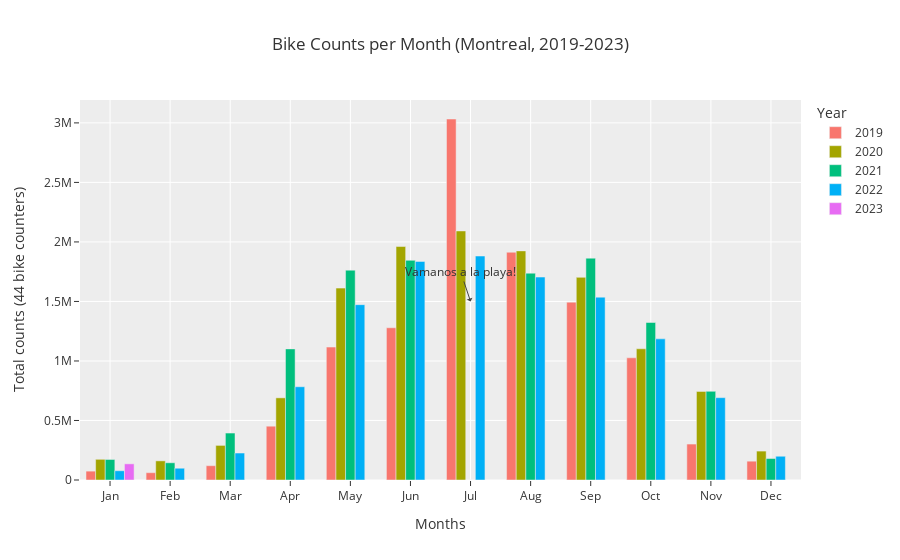

This figure's notebook cell:
### Code cell
fig = px.bar(df0, x='Month', y='Sum', color='Year',barmode='group',
             title="Bike Counts per Month (Montreal, 2019-2023)",
             template='ggplot2')
fig.update_layout(xaxis_title="Months", yaxis_title="Total counts (44 bike counters)")
fig.add_annotation(text="Vamanos a la playa!", x="Jul", y=1500000, arrowhead=1, showarrow=True)
fig.show()
fig.write_image('fig-barplot_bikes_per_month_2019-2023.png')

### Figure 1 — Plotly figure (JSON) as saved in the notebook; plotly's stock layout.template omitted (floating-point values rounded to 4 significant figures)
{"data": [{"alignmentgroup": "True", "hovertemplate": "Year=2019<br>Month=%{x}<br>Sum=%{y}<extra></extra>", "legendgroup": "2019", "marker": {"color": "#F8766D", "pattern": {"shape": ""}}, "name": "2019", "offsetgroup": "2019", "orientation": "v", "showlegend": true, "textposition": "auto", "type": "bar", "x": ["Jan", "Feb", "Mar", "Apr", "May", "Jun", "Jul", "Aug", "Sep", "Oct", "Nov", "Dec"], "xaxis": "x", "y": [74556, 61388, 120259, 451998, 1116698, 1278902, 3032760, 1913359, 1494151, 1026523, 301892, 158141], "yaxis": "y"}, {"alignmentgroup": "True", "hovertemplate": "Year=2020<br>Month=%{x}<br>Sum=%{y}<extra></extra>", "legendgroup": "2020", "marker": {"color": "#A3A500", "pattern": {"shape": ""}}, "name": "2020", "offsetgroup": "2020", "orientation": "v", "showlegend": true, "textposition": "auto", "type": "bar", "x": ["Jan", "Feb", "Mar", "Apr", "May", "Jun", "Jul", "Aug", "Sep", "Oct", "Nov", "Dec"], "xaxis": "x", "y": [173849, 160788, 290671, 690261, 1611964, 1961497, 2092364, 1924851, 1702479, 1102255, 744513, 242859], "yaxis": "y"}, {"alignmentgroup": "True", "hovertemplate": "Year=2021<br>Month=%{x}<br>Sum=%{y}<extra></extra>", "legendgroup": "2021", "marker": {"color": "#00BF7D", "pattern": {"shape": ""}}, "name": "2021", "offsetgroup": "2021", "orientation": "v", "showlegend": true, "textposition": "auto", "type": "bar", "x": ["Jan", "Feb", "Mar", "Apr", "May", "Jun", "Jul", "Aug", "Sep", "Oct", "Nov", "Dec"], "xaxis": "x", "y": [172424, 144675, 394476, 1101430, 1762830, 1845308, 0, 1737436, 1863476, 1323118, 744853, 180465], "yaxis": "y"}, {"alignmentgroup": "True", "hovertemplate": "Year=2022<br>Month=%{x}<br>Sum=%{y}<extra></extra>", "legendgroup": "2022", "marker": {"color": "#00B0F6", "pattern": {"shape": ""}}, "name": "2022", "offsetgroup": "2022", "orientation": "v", "showlegend": true, "textposition": "auto", "type": "bar", "x": ["Jan", "Feb", "Mar", "Apr", "May", "Jun", "Jul", "Aug", "Sep", "Oct", "Nov", "Dec"], "xaxis": "x", "y": [77769, 98877, 226614, 783321, 1473144, 1836241, 1881615, 1704796, 1536096, 1185755, 691778, 199537], "yaxis": "y"}, {"alignmentgroup": "True", "hovertemplate": "Year=2023<br>Month=%{x}<br>Sum=%{y}<extra></extra>", "legendgroup": "2023", "marker": {"color": "#E76BF3", "pattern": {"shape": ""}}, "name": "2023", "offsetgroup": "2023", "orientation": "v", "showlegend": true, "textposition": "auto", "type": "bar", "x": ["Jan"], "xaxis": "x", "y": [135825], "yaxis": "y"}], "layout": {"annotations": [{"arrowhead": 1, "showarrow": true, "text": "Vamanos a la playa!", "x": "Jul", "y": 1500000}], "barmode": "group", "legend": {"title": {"text": "Year"}, "tracegroupgap": 0}, "title": {"text": "Bike Counts per Month (Montreal, 2019-2023)"}, "xaxis": {"anchor": "y", "domain": [0, 1], "title": {"text": "Months"}}, "yaxis": {"anchor": "x", "domain": [0, 1], "title": {"text": "Total counts (44 bike counters)"}}}}
